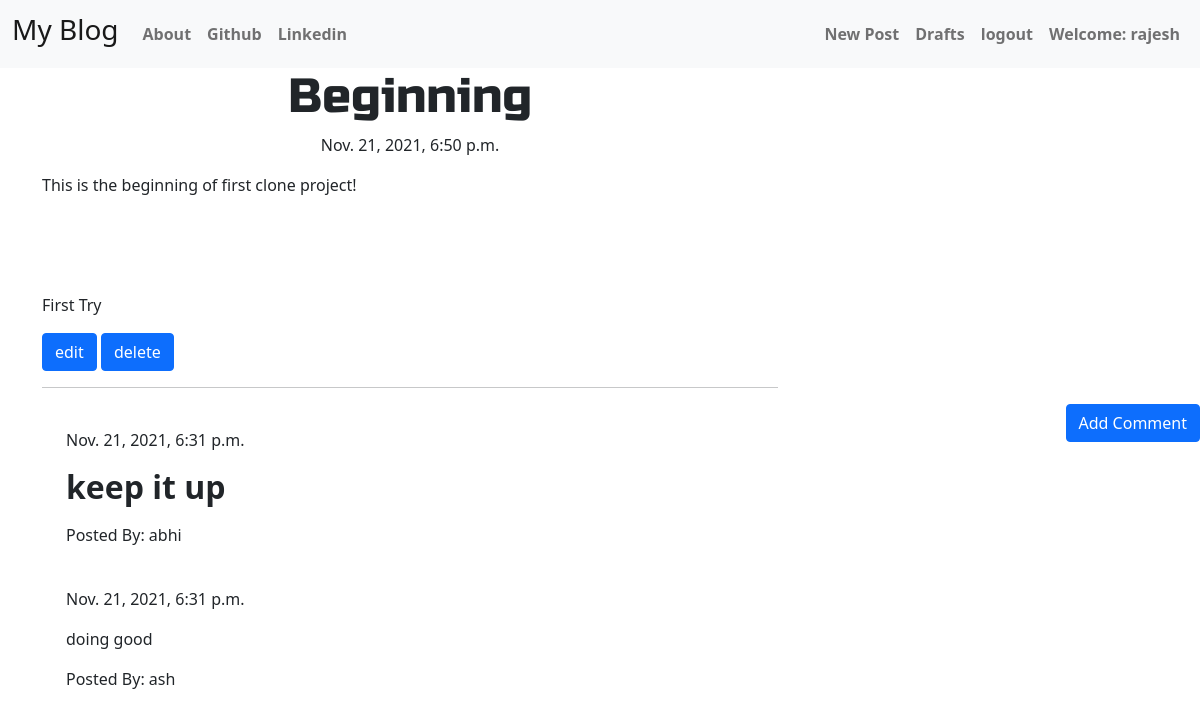
/post/4/ (signed in), run on the app's committed database.
### blog/models.py (models this page shows, shortened)
class Post(models.Model):
    author = models.ForeignKey('auth.User', on_delete=models.CASCADE)
    title = models.CharField(max_length=200)
    text = models.TextField()
    create_date = models.DateTimeField(default=timezone.now)
    published_date = models.DateTimeField(blank=True,null=True)

class Comment(models.Model):
    post = models.ForeignKey('blog.Post',related_name='comments', on_delete=models.CASCADE)
    author = models.CharField(max_length=200)
    text = models.TextField()
    create_date = models.DateTimeField(default=timezone.now)
    approved_comment = models.BooleanField(default=False)

### blog/views.py (the view)
# urls.py: path('post/<pk>/',views.PostDetailView.as_view(),name='post_detail'),
class PostDetailView(DetailView):
    model = Post

### blog/templates/blog/post_detail.html (shortened to what this page needs)
{% extends 'blog/base.html' %}
{% block content %}
<h1 class="posttitle loader">{{ post.title }}</h1>
{% if post.published_date %}
  <div class="date postdate">
    {{ post.published_date}}
  </div>
{% else %}
  <a class="btn btn-default" href="{% url 'post_publish' pk=post.pk %}">Publish</a>
{% endif %}
<p class="postcontent">{{ post.text|safe|linebreaksbr }}</p>
{% if user.is_authenticated %}
  <a class="btn btn-primary" href="{% url 'post_edit' pk=post.pk %}">
    edit
  </a>
  <a class="btn btn-primary" href="{% url 'post_remove' pk=post.pk %}">
    delete
  </a>
{% endif %}
<hr>
  <a class="btn btn-primary btn-comment" href="{% url 'add_comment_to_post' pk=post.pk %}">Add Comment</a>
  <div class="container">
    {% for comment in post.comments.all %}
    <br>
      {% if user.is_authenticated or comment.approved_comment %}
        {{ comment.create_date }}
          <p>{{comment.text|safe|linebreaksbr}}</p>
          <p>Posted By: {{comment.author}}</p>
          {% endif %}
          {% empty %}
          <p>No Comments</p>
      {% endfor %}
  </div>
{% endblock %}

### blog/templates/blog/base.html (shortened to what this page needs)
<!DOCTYPE html>
{% load static %}
<html lang="en" dir="ltr">
  <head>
    <link href="https://cdn.jsdelivr.net/npm/bootstrap@5.1.3/dist/css/bootstrap.min.css" rel="stylesheet">
    <link rel="stylesheet" href="//cdn.jsdelivr.net/npm/medium-editor@latest/dist/css/medium-editor.min.css" type="text/css" media="screen" charset="utf-8">
    <link rel="stylesheet" href="{% static 'css/blog.css' %}">
  </head>
  <body class="loader">
    <nav class="navbar navbar-expand-lg navbar-light bg-light">
  <div class="container-fluid">
    <a class="navbar-brand" href="{% url 'post_list' %}"><h3>My Blog</h3></a>
    <div class="collapse navbar-collapse" id="navbarNav">
      <ul class="navbar-nav">
        <li class="nav-item">
          <a class="nav-link" href="{% url 'about' %}"><b>About</b></a>
        </li>
        <li class="nav-item">
          <a class="nav-link" href="https://www.github.com"><b>Github</b></a>
        </li>
        <li class="nav-item">
          <a class="nav-link" href="https://www.linkedin.com"><b>Linkedin</b></a>
        </li>
      </ul>
        <ul class="navbar-nav ms-auto mb2 mb-lg-0">
          {% if user.is_authenticated %}
            <li class="nav-item">
                <a class="nav-link" href="{% url 'post_new' %}"> <b>New Post</b></a>
            </li>
            <li class="nav-item">
                <a class="nav-link" href="{% url 'post_draft_list' %}"><b>Drafts</b></a>
            </li>
            <li class="nav-item">
                <a class="nav-link" href="{% url 'logout' %}"><b>logout</b></a>
            </li>
            <li class="nav-item">
                <a class="nav-link"><b>Welcome: {{ user.username }}</b></a>
            </li>
          {% else %}
            <li> <a class="nav navbar-right" href="{% url 'login' %}"> <span class="glyphicon glyphicon-user" aria-hidden='true'></span> User</a> </li>
          {% endif %}
        </ul>
      </div>
    </nav>
    <div class="content container">
      <div class="row">
        <div class="col-md-8">
          <div class="blog_post">
            {% block content %}
            {% endblock %}
          </div>
        </div>
      </div>
    </div>
  </body>
</html>

### blog/static/css/blog.css (style rules this page uses)
.postdate { text-align: center; }
.posttitle { font-family: 'Russo One',sans-serif; font-size:3em; text-align: center; }
.postcontent { font-family: 'Montserrat'; font-size: 1.5em; }
.btn-comment { position: absolute; right: 0px; }
.loader { filter:hue-rotate(0deg); color:linear-gradient(45deg,#0f8,#08f); animation:hue 10000ms infinite linear; }

### data on the page
Post: title "Beginning", published_date "Nov. 21, 2021, 6:50 p.m.", text "This is the beginning of first clone project! First Try"
Comment: create_date "Nov. 21, 2021, 6:31 p.m.", text "keep it up", author "abhi"
Comment: create_date "Nov. 21, 2021, 6:31 p.m.", text "doing good", author "ash"

### other printed values
{{ user.username }} "rajesh"
